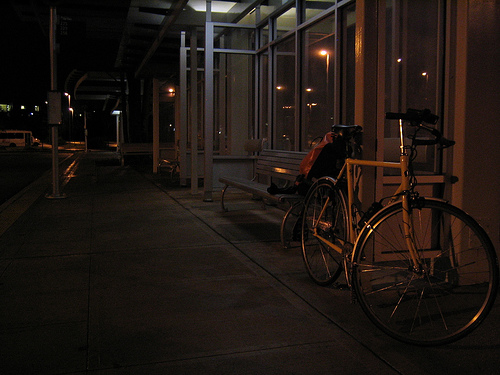
#> input picture dataset/dark.png, 500 x 375 px
$ jupyter execute main.ipynb
#> lines starting #> are read from the running program, lines starting #| are printed output that depends on the picture
#> in load_image, original_image is the input picture: PIL image 500x375 RGB; mean R, G, B 30.7, 22.9, 18.1
# Tugas 1 CVL | Image Processing
---
**Nama:** Frederik Baptista Sakspari

**NIM:** 24/550780/PPA/06957

---

Referensi yang digunakan untuk membuat kode dalam preject ini berasal dari buku **The second edition of Computer Vision: Algorithms and Applications by Richard Szeliski** dab beberapa link terkait:

* https://en.wikipedia.org/wiki/Histogram_equalization

* https://youtu.be/bQ1syT8X0oA

Kasus yang ditangani dalam Tugas ini adalah masalah pada citra yang terlalu gelap atau citra yang terlalu terang dengan metode Histogram Equalization. Karena fokusnya pada kecerahan citra, maka proses ini akan diimplementasikan pada kanal Luminance (L) dari citra.

Metode yang coba diimplementasikan dalam tugas ini meliputi:
* Global Histogram Equalization
* Block Histogram Equalization (HE dari setiap blok pada citra yang tidak tumpang tindih)
* Adaptive Histogram Equalization (AHE)

Hasil akhir dari metode ini kemudian di komparasi

#### 1. Global Histogram Equalization

[cell 1]
# import library
from PIL import Image
import numpy as np
import matplotlib.pyplot as plt

[cell 2]
# define fungsi untuk load image
def load_image(img_path):
    try:
        # load citra menggunakan Pillow
        original_image = Image.open(img_path)
        print(f"Berhasil memuat citra: {img_path}")
    except FileNotFoundError:
        print(f"File '{img_path}' tidak ditemukan...")

    # metode histogram equalization yang dibuat akan diaplikasikan pada kanal L (Luminance)
    grayscale_image = original_image.convert('L')

    # konversi citra menjadi array
    np_image = np.array(grayscale_image)

    return np_image

[cell 3]
# np_img = load_image('./dataset/dark.png')
# np_img.size
# np_img.shape
# np_img.flatten()

[cell 4]
# define fungsi untuk kalkulasi histogram dari citra
def calc_histogram(np_img):
    # buat array ukuran 256 untuk menyimpan jumlah pixel setiap intensitas (0-255).
    # Inisialisasi semua hitungan dengan nilai 0.
    histogram = np.zeros(256, dtype=int)

    # hitung jumlah pixel pada setiap intensitas.
    # .flatten() mengubah matriks 2D menjadi array 1D agar mudah diiterasi.
    for pixel_value in np_img.flatten():
        # Tambahkan 1 pada (indeks) yang sesuai dengan nilai piksel.
        # Contoh: if piksel adalah 80, maka histogram[80] akan bertambah 1.
        histogram[pixel_value] += 1

    # shortcut bisa pakai bincount dari numpy
    # histogram = np.bincount(np_img.flatten(), minlength=256)

    return histogram

Buat fungsi untuk mengkalkulasi nilai CDF. Formula c(I) di definisikan sebagai:

$$c(I)=c(I−1)+h(I)$$

dengan:

c(I): Nilai CDF (jumlah kumulatif) pada tingkat kecerahan I.

c(I-1): Nilai CDF pada tingkat kecerahan sebelumnya.

h(I): Jumlah piksel pada tingkat kecerahan I saat ini (dari histogram).

[cell 5]
# gitung cfd
def calc_cdf(histogram):
    # Buat array kosong untuk menyimpan nilai CDF
    cdf = np.zeros(256, dtype=int)

    # Nilai CDF pertama sama dengan nilai histogram pertama
    cdf[0] = histogram[0]

    # Lakukan iterasi dari 1 hingga 255 untuk menghitung total cdf
    for i in range(1, 256):
        cdf[i] = cdf[i-1] + histogram[i]

    return cdf

[cell 6]
def mapping(np_img, cdf):
    hv = np.zeros(256, dtype=np.uint8)
    cdf_min = cdf[np.nonzero(cdf)][0] # Ambil nilai cdf non-zero pertama
    L = 256 # pakai 256 (8 bit)
    for i in range(256):
        pembilang = cdf[i] - cdf_min
        penyebut = np_img.size - cdf_min
        f_I = ((pembilang / penyebut) * (L - 1))

        hv[i] = round(f_I)
    # ganti nilai intensitas
    result = hv[np_img]
    return result

[cell 7]
# define fungsi-fungsi untuk visualisasi citra

# visualisasi citra tunggal beserta informasi citra
def vis_img_info(np_img, title="Informasi Citra"):

#> called with title = 'Informasi Citra'
    gray_image = Image.fromarray(np_img)

    # Informasi Citra
    print(f"Ukuran citra (tinggi, lebar): {np_img.shape}")
#| Ukuran citra (tinggi, lebar): (375, 500)

    # Plot citra grayscale
    plt.imshow(gray_image, cmap='gray', vmin=0, vmax=255)
    plt.title(title)
    plt.xlabel("Lebar (Piksel)")
    plt.ylabel("Tinggi (Piksel)")
    plt.colorbar(label="Intensitas Piksel")
    plt.show()

# visualisasi citra beserta histogramnya
def vis_img_with_histogram(np_img, title="Citra"):

    hist = calc_histogram(np_img)
    gray_img = Image.fromarray(np_img)
    fig, axs = plt.subplots(1, 2, figsize=(12, 5))

    # Citra
    axs[0].imshow(gray_img, cmap='gray', vmin=0, vmax=255)
    axs[0].set_title(title)
    axs[0].axis('off')

    # Histogram
    axs[1].plot(hist, color='black')
    axs[1].set_title('Histogram')
    axs[1].set_xlabel('Intensitas')
    axs[1].set_ylabel('Jumlah Piksel')
    axs[1].set_xlim([0, 255])

    plt.tight_layout()
    plt.show()

# visualisasi komparasi beberapa citra
def vis_images_comparisons_with_histograms(image_dict):
    num_images = len(image_dict)

    fig, axs = plt.subplots(2, num_images, figsize=(5 * num_images, 8))

    for i, (title, np_img) in enumerate(image_dict.items()):
        # Citra
        ax_img = axs[0, i]
        ax_img.imshow(np_img, cmap='gray', vmin=0, vmax=255)
        ax_img.set_title(title, fontsize=12)
        ax_img.axis('off')

        # Histogram
        hist = calc_histogram(np_img)
        ax_hist = axs[1, i]
        ax_hist.plot(hist, color='black')
        ax_hist.set_title(f'Histogram "{title}"')
        ax_hist.set_xlabel('Intensitas')
        ax_hist.set_xlim([0, 255])

        if i == 0:
            ax_hist.set_ylabel('Jumlah Piksel')

    plt.tight_layout(pad=2.0)
    plt.show()

[cell 8]
# Fungsi untuk aplikasi global histogram equalization
def global_he(np_img):
    # 1. citra sudah berbentuk array
    # 2. kalkulasi histogram
    hist = calc_histogram(np_img)
    # 3. kalulasi cdf
    cdf = calc_cdf(hist)
    # 4. mapping data citra dengan lookup table
    img_result = mapping(np_img, cdf=cdf)

    # selesai
    return img_result

[cell 9]
# aplikasi pada citra
image_path = './dataset/dark.png'
np_img = load_image(image_path)
vis_img_info(np_img)
vis_img_with_histogram(np_img)
#> the loop in calc_histogram, `for pixel_value in np_img.flatten():` made 187500 passes
#> pixel_value on passes 2 to 4: 0, 0, 0
#> after the loop in calc_histogram, `for pixel_value in np_img.flatten():`: histogram = 256 values, max 6385 at index 2, min 0 at index 231, mean 732.4
#> in vis_img_with_histogram, `hist = calc_histogram(np_img)`: hist has the same summary as histogram in calc_histogram

[cell 10]
global_he_img = global_he(np_img)
#> the loop in calc_histogram (call 2), `for pixel_value in np_img.flatten():` made 187500 passes
#> in global_he, `hist = calc_histogram(np_img)`: hist has the same summary as histogram in calc_histogram
#> after the loop in calc_cdf, `for i in range(1, 256):`: cdf = 256 values from 2024 to 187500
#> in mapping, `cdf_min = cdf[np.nonzero(cdf)][0]`: cdf_min = 2024
#> the loop in mapping, `for i in range(256):` made 256 passes
#> (pembilang, f_I) on passes 1 to 3: (0, 0), (6070, 8.35), (12455, 17.12)
#> after the loop in mapping, `for i in range(256):`: hv = 256 values from 0 to 255
vis_img_with_histogram(global_he_img, title="Citra Hasil Global HE")

[cell 11]
# komparasi
dict_results = {
    "Citra Asli": np_img,
    "Citra Global HE": global_he_img,
}

vis_images_comparisons_with_histograms(dict_results)
#> in vis_images_comparisons_with_histograms, `num_images = len(image_dict)`: num_images = 2
#> the loop in vis_images_comparisons_with_histograms, `for i, (title, np_img) in enumerate(image_dict.items()):` made 2 passes
#> title on passes 1 to 2: 'Citra Asli', 'Citra Global HE'

[cell 12]
# aplikasi di bright image
# bright_img_path = './dataset/a0066-Ja_Pe-65.jpg'
bright_img_path = './dataset/a0131-050801_142414__I2E5524_P1.5.JPG'
np_bright_img = load_image(bright_img_path)
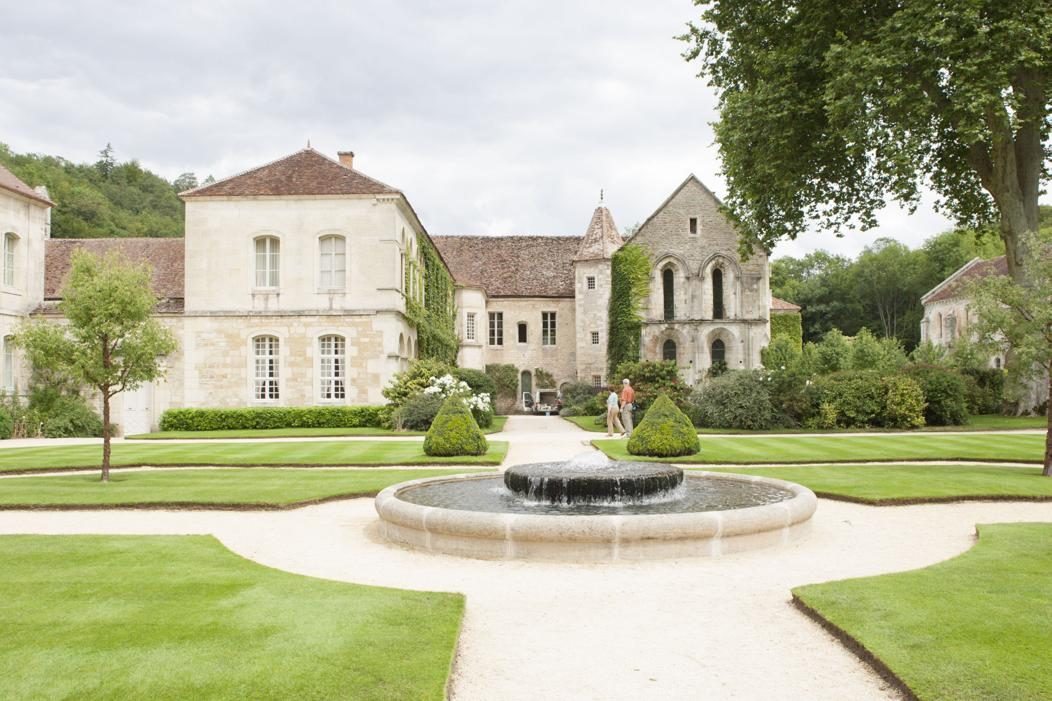
#> input picture dataset/a0131-050801_142414__I2E5524_P1.5.JPG, 1052 x 701 px
#> in load_image, original_image is the input picture: PIL image 1052x701 RGB; mean R, G, B 177.4, 179.3, 147
#> in load_image (call 2), `grayscale_image = original_image.convert('L')`:
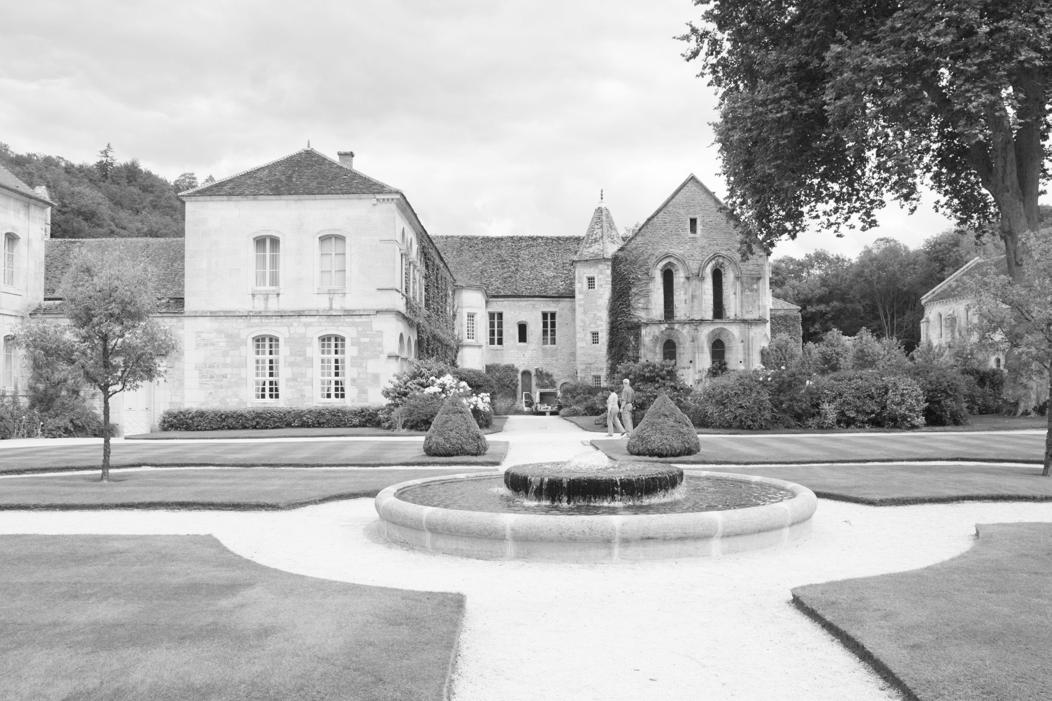
#> grayscale_image: PIL image 1052x701 L; min 4, max 255, mean 175.1
ghe_bright_img = global_he(np_bright_img)
#> the loop in mapping (call 2), `for i in range(256):` made 256 passes
#> (pembilang, f_I) on passes 1 to 3: (-1, -0.000346), (-1, -0.000346), (-1, -0.000346)
results = {
    "Bright Image": np_bright_img,
    "GHE Bright Image": ghe_bright_img
}
vis_images_comparisons_with_histograms(results)
#> the loop in vis_images_comparisons_with_histograms (call 2), `for i, (title, np_img) in enumerate(image_dict.items()):` made 2 passes

[cell 13]
# aplikasi di bright image
bright_img_path = './dataset/a0066-Ja_Pe-65.jpg'
# bright_img_path = './dataset/a0131-050801_142414__I2E5524_P1.5.jpg'
np_bright_img = load_image(bright_img_path)
#> call 3 of load_image, with img_path = './dataset/a0066-Ja_Pe-65.jpg'
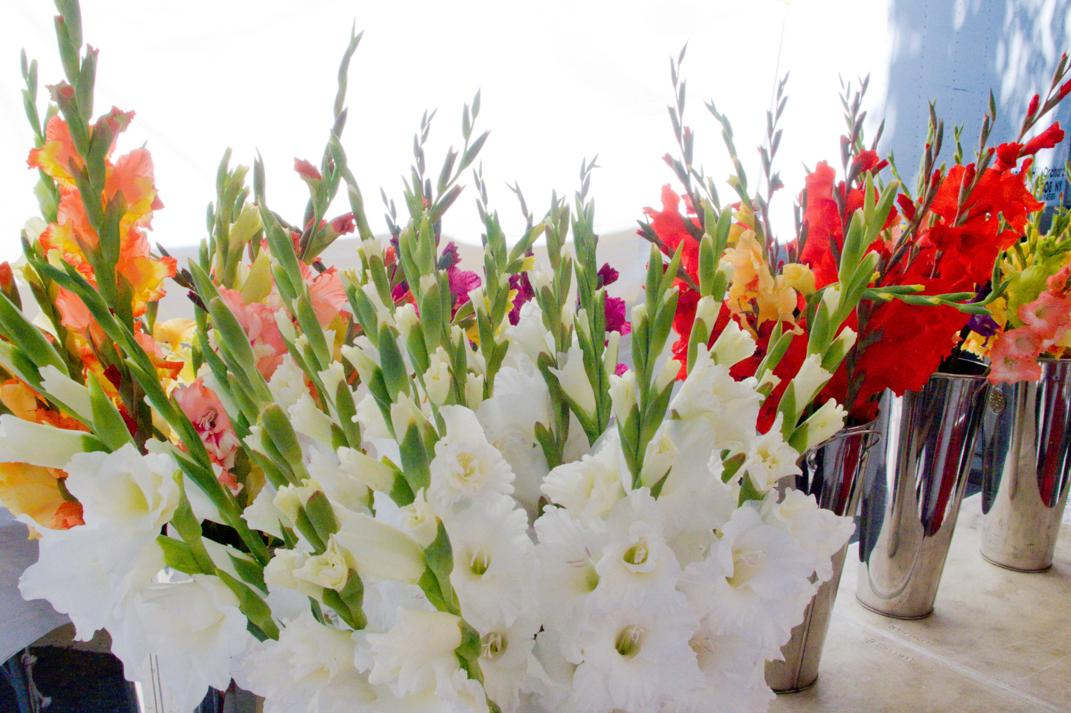
#> input picture dataset/a0066-Ja_Pe-65.jpg, 1071 x 713 px
#> in load_image, original_image is the input picture: PIL image 1071x713 RGB; mean R, G, B 177.8, 163.8, 146.1
#> in load_image (call 3), `grayscale_image = original_image.convert('L')`:
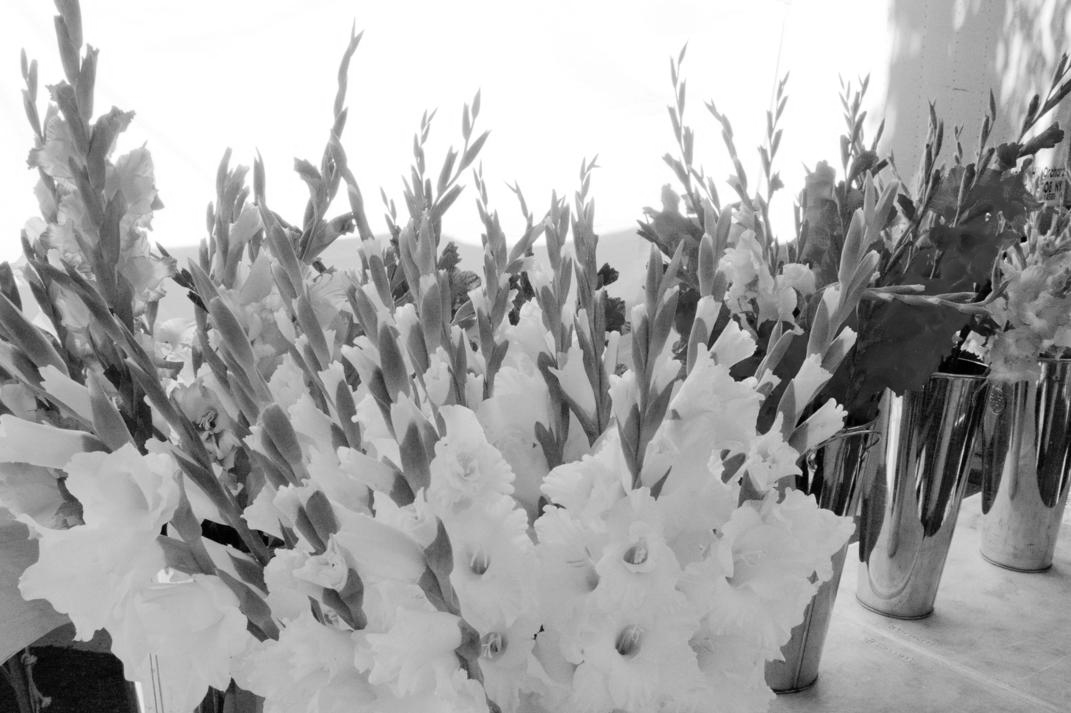
#> grayscale_image: PIL image 1071x713 L; min 0, max 255, mean 165.9
ghe_bright_img = global_he(np_bright_img)
#> in mapping (call 3), `cdf_min = cdf[np.nonzero(cdf)][0]`: cdf_min = 41
#> the loop in mapping (call 3), `for i in range(256):` made 256 passes
#> (pembilang, f_I) on passes 1 to 3: (0, 0), (141, 0.0471), (329, 0.11)
#> in mapping (call 3), `result = hv[np_img]`:
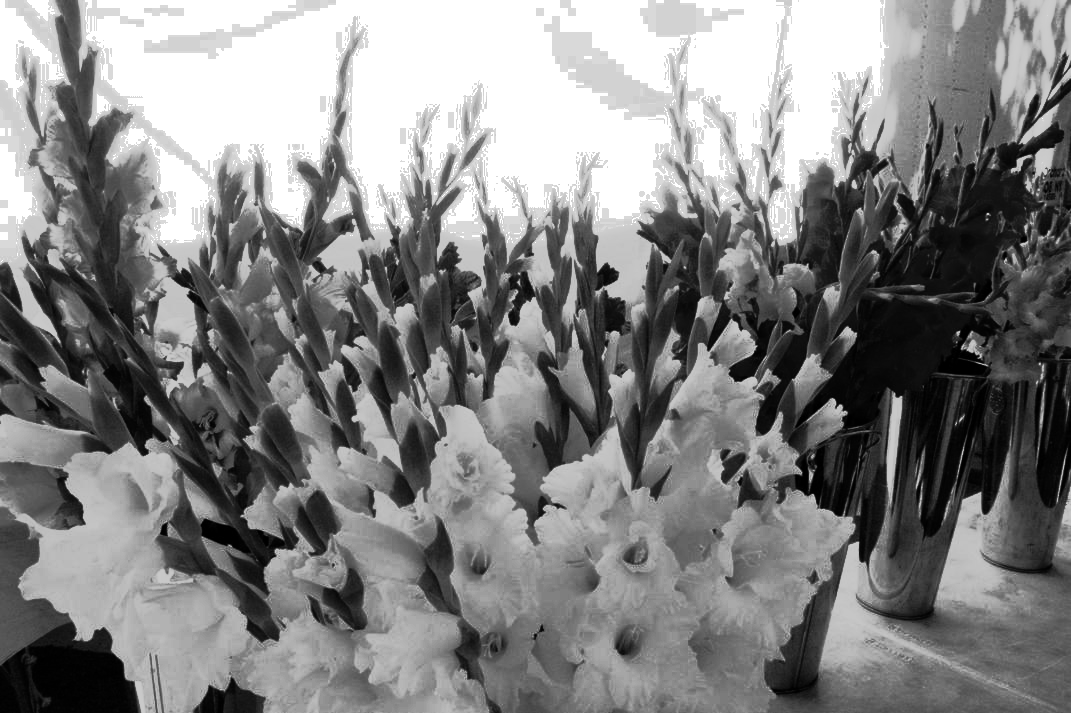
#> result: shape (713, 1071); min 0, max 255, mean 131.1
results = {
    "Bright Image": np_bright_img,
    "GHE Bright Image": ghe_bright_img
}
vis_images_comparisons_with_histograms(results)

#### 2. Block Histogram Equalization

Fungsi yang digunakan pada block histogram equalizations sebenarnya sama dengan fungsi untuk menghitung global histogram equalization. perbedaannya adalah pada block HE, citra di bagi menjadi beberapa blok yang tidak saling tumpang tindih. proses kalkulasi dilakukan terpisah pada setiap blok pada citra.

Hasil akhir dari blok histogram equalization akan berupa citra yang memiliki artefak kotak kotak. proses penyempurnaan dari blok histogram equalization adalah adaptive histogram equalization (AHE)

[cell 14]
def block_histogram_equalization(np_img, block_size=64):

#> called with block_size = 64
    h, w = np_img.shape
#> h = 375; w = 500
    result = np.zeros_like(np_img)

    # Loop per blok
    for i in range(0, h, block_size):
        for j in range(0, w, block_size):
            # Ambil blok
            block = np_img[i:i+block_size, j:j+block_size]

            # kalkulasi histogram
            hist = calc_histogram(block)

            # hitung CDF per blok
            cdf = calc_cdf(hist)
            cdf_min = cdf[np.nonzero(cdf)][0]
            total_pixel = block.size

            # kalkulasi hv per blok
            L = 256
            hv = np.round((cdf - cdf_min) / (total_pixel - cdf_min) * (L-1))
            hv = np.clip(hv, 0, 255).astype(np.uint8)

            # Mapping blok
            result[i:i+block_size, j:j+block_size] = hv[block]
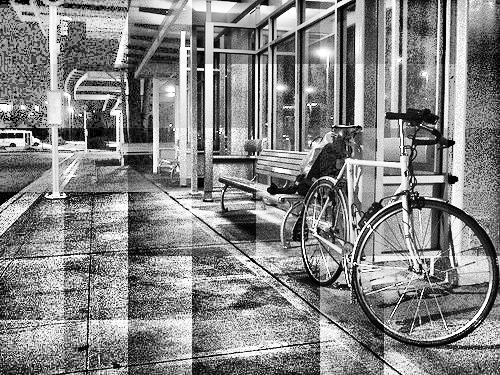
#> result: shape (375, 500); min 0, max 255, mean 133.1

    return result

[cell 15]
bhe_dark_img = block_histogram_equalization(np_img)
vis_img_with_histogram(bhe_dark_img, "Citra Hasil Block HE")
#> call 3 of vis_img_with_histogram, with title = 'Citra Hasil Block HE'
#> in vis_img_with_histogram (call 3), `hist = calc_histogram(np_img)`: hist = 256 values, max 2783 at index 88, min 0 at index 133, mean 732.4
#> in vis_img_with_histogram (call 3), `plt.show()`:
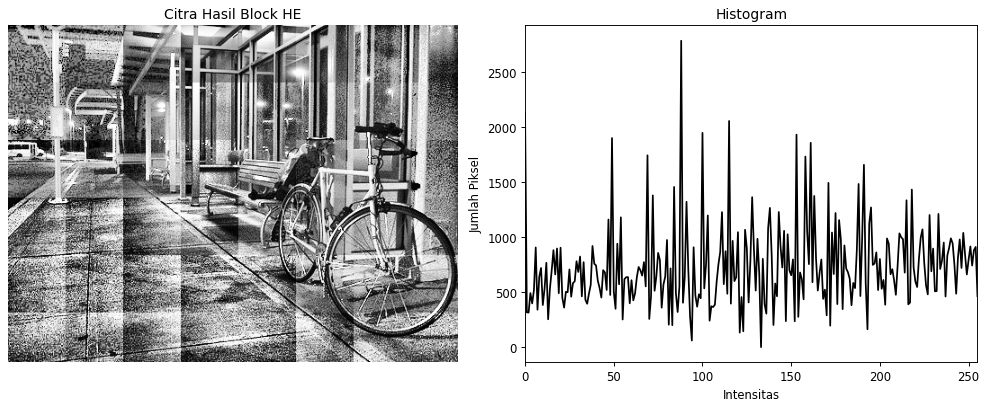
#> figure drawn by matplotlib, 2 panels; panel 2: curve peaks at x = 88, y = 2783

[cell 16]
# komparasi
dict_results = {
    "Citra Asli": np_img,
    "Citra Global HE": global_he_img,
    "Citra Block HE": bhe_dark_img,
}

vis_images_comparisons_with_histograms(dict_results)
#> in vis_images_comparisons_with_histograms (call 4), `num_images = len(image_dict)`: num_images = 3
#> the loop in vis_images_comparisons_with_histograms (call 4), `for i, (title, np_img) in enumerate(image_dict.items()):` made 3 passes
#> in vis_images_comparisons_with_histograms (call 4), `plt.show()`:
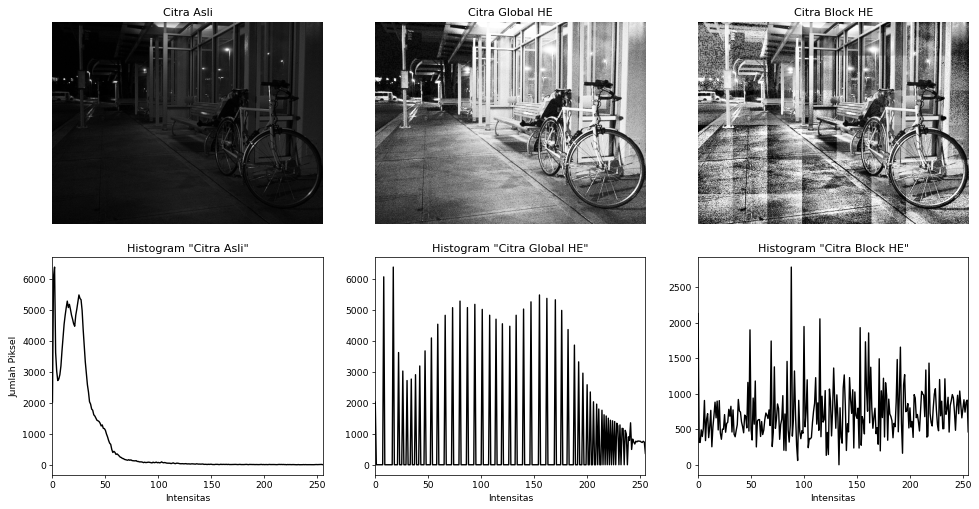
#> figure drawn by matplotlib, 6 panels; panel 4: curve peaks at x = 2, y = 6385; panel 5: curve peaks at x = 17, y = 6385; panel 6: curve peaks at x = 88, y = 2783
